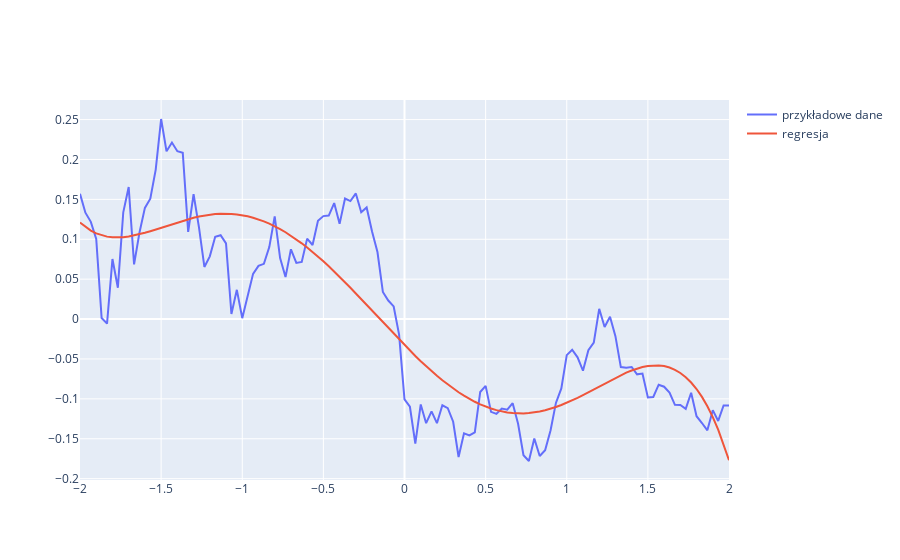

Notebook source saved alongside this figure:
### Code cell
fig = go.Figure()
fig.add_trace(go.Scatter(x=arg, y=arr, name="przykładowe dane"))
fig.add_trace(go.Scatter(x=arg, y=p, name="regresja"))
fig.show()
